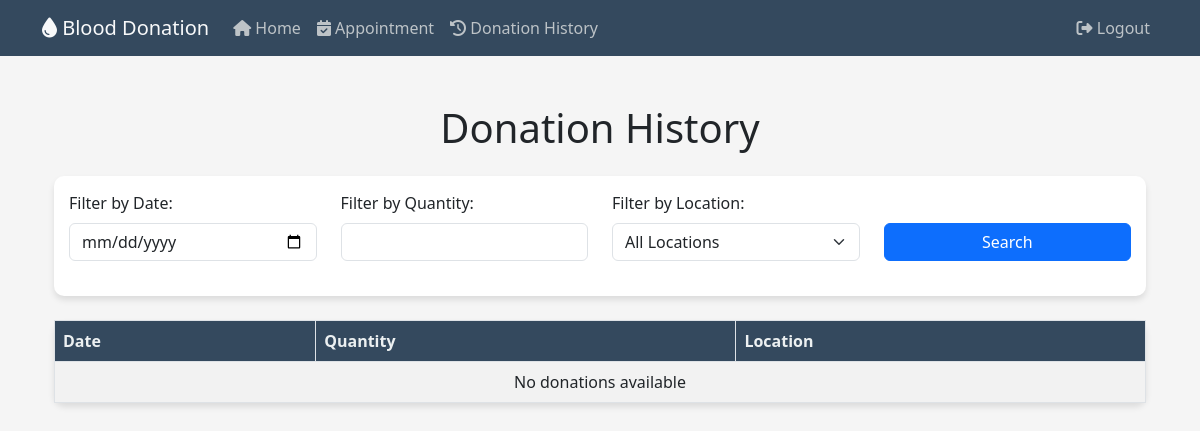
/donationhistory, run on an earlier commit of the app's database.
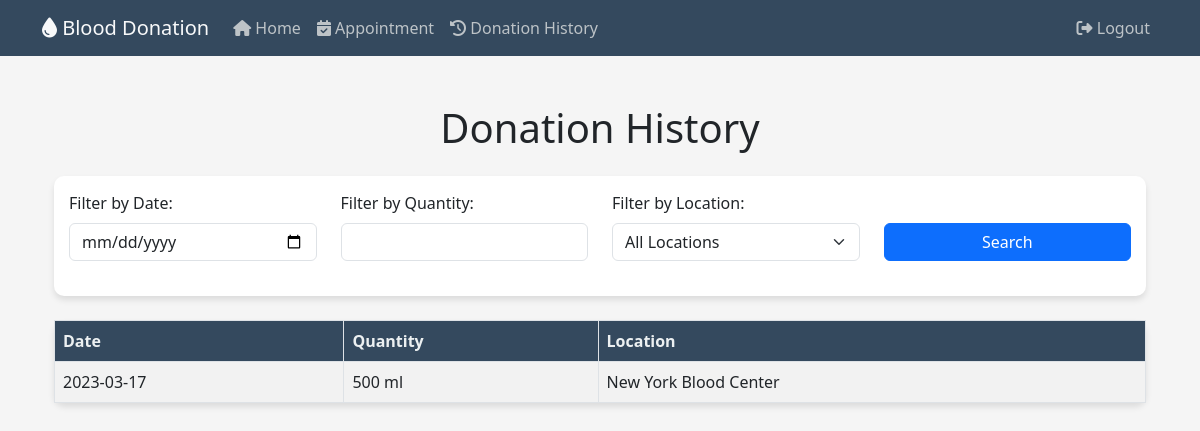
And on a later commit of the database.
### website/models.py (models this page shows)
class Donations(db.Model):
    DonationID = db.Column(db.Integer, primary_key=True)
    DonorID = db.Column(db.Integer, db.ForeignKey('donors.DonorID'))
    DonationDate = db.Column(db.Date, nullable=False)
    Quantity = db.Column(db.Integer, nullable=False)
    Location = db.Column(db.String(50), nullable=False)

### website/views.py (the view)
@views.route('/donationhistory')
def donationhistory():
    stmt = select(Donations.DonationDate, Donations.Quantity, Donations.Location)
    result = db.session.execute(stmt)
    donations = result.fetchall()
    return render_template('donationhistory.html', donations=donations)

### website/templates/donationhistory.html (shortened to what this page needs)
{% extends "base.html" %}
{% block text %}
<div class="container my-5">
    <h1 class="mb-4">Donation History</h1>
    <div class="form-custom mb-4">
        <div class="row">
            <div class="col-md-3 filter-input">
                <label for="filter-date" class="form-label">Filter by Date:</label>
                <input type="date" class="form-control" id="filter-date">
            </div>
            <div class="col-md-3 filter-input">
                <label for="filter-quantity" class="form-label">Filter by Quantity:</label>
                <input type="number" class="form-control" id="filter-quantity">
            </div>
            <div class="col-md-3 filter-input">
                <label for="filter-location" class="form-label">Filter by Location:</label>
                <select class="form-select" id="filter-location">
                    <option value="">All Locations</option>
                </select>
            </div>
            <div class="col-md-3 filter-input d-flex align-items-end">
                <button class="btn btn-primary" id="search-btn">Search</button>
            </div>
        </div>
    </div>
    <table class="table table-striped table-bordered table-custom">
        <thead>
            <tr>
                <th>Date</th>
                <th>Quantity</th>
                <th>Location</th>
            </tr>
        </thead>
        <tbody>
            {% for donation in donations %}
                <tr>
                    <td>{{ donation[0] }}</td>
                    <td>{{ donation[1] }} ml</td>
                    <td>{{ donation[2] }}</td>
                </tr>
            {% else %}
                <tr>
                    <td colspan="3" class="text-center">No donations available</td>
                </tr>
            {% endfor %}
        </tbody>
    </table>
</div>
{% endblock %}

### website/templates/base.html (shortened to what this page needs)
<!DOCTYPE html>
<html>
<head>
    <link rel="stylesheet" type="text/css" href="{{ url_for('static', filename='styles.css') }}">
	<link rel="stylesheet" href="https://cdnjs.cloudflare.com/ajax/libs/font-awesome/6.3.0/css/all.min.css" />
	<link href="https://cdn.jsdelivr.net/npm/bootstrap@5.3.0-alpha1/dist/css/bootstrap.min.css" rel="stylesheet">
	<link rel="stylesheet" href="https://cdnjs.cloudflare.com/ajax/libs/bootstrap-datepicker/1.9.0/css/bootstrap-datepicker.css" />
</head>
<body>
	<nav class="navbar navbar-expand-lg navbar-custom">
		<div class="container">
			<a class="navbar-brand text-light" href="#"><i class="fas fa-tint"></i> Blood Donation</a>
			<div class="collapse navbar-collapse" id="navbarNav">
				<ul class="navbar-nav me-auto">
					<li class="nav-item">
						<a class="nav-link nav-link-custom" href="/main"><i class="fas fa-home"></i> Home</a>
					</li>
					<li class="nav-item">
						<a class="nav-link nav-link-custom" href="/appointment"><i class="fas fa-calendar-check"></i> Appointment</a>
					</li>
					<li class="nav-item">
						<a class="nav-link nav-link-custom" href="/donationhistory"><i class="fas fa-history"></i> Donation History</a>
					</li>
				</ul>
				<ul class="navbar-nav">
					<li class="nav-item">
						<a class="nav-link nav-link-custom" href="/logout"><i class="fas fa-sign-out-alt"></i> Logout</a>
					</li>
				</ul>
			</div>
		</div>
	</nav>
	<div class="container mt-4 mb-4">
		{% block text %}
		{% endblock %}
	</div>
</body>
</html>

### website/static/styles.css (style rules this page uses)
body { font-family: 'Poppins', sans-serif; background-color: #f5f5f5 !important; }
h1 { font-size: 36px; margin: 20px 0; text-align: center; color: #4a4a4a; }
.btn-primary { background-color: #007bff; border-color: #007bff; transition: background-color 0.3s, border-color 0.3s; }
.navbar-custom { background-color: #34495e; }
.nav-link-custom { color: #bdc3c7 !important; }

### website/templates/donationhistory.html (style rules this page uses)
.table-custom { background-color: #fff; border-radius: 10px; box-shadow: 0 4px 6px rgba(0, 0, 0, 0.1); }
.table-custom thead th { background-color: #34495e; color: #ecf0f1; }
.form-custom { padding: 15px; background-color: #fff; border-radius: 10px; box-shadow: 0 4px 6px rgba(0, 0, 0, 0.1); }
.filter-input { margin-bottom: 20px; }
#search-btn { width: 100%; margin-top: 30px; }

What changed in the data, as far as the page shows it:
added Donations: DonationDate "2023-03-17", Quantity "500", Location "New York Blood Center"
Also different on the page:
text no longer shown: "No donations available"
